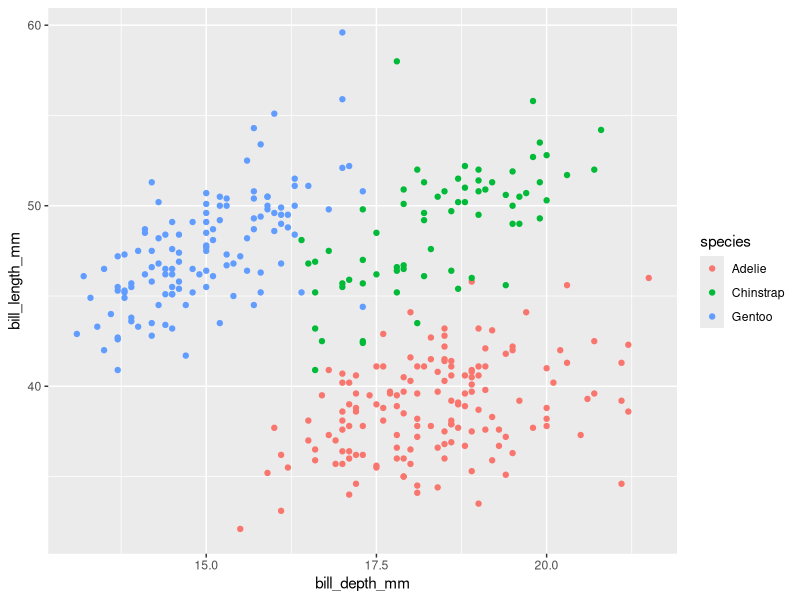
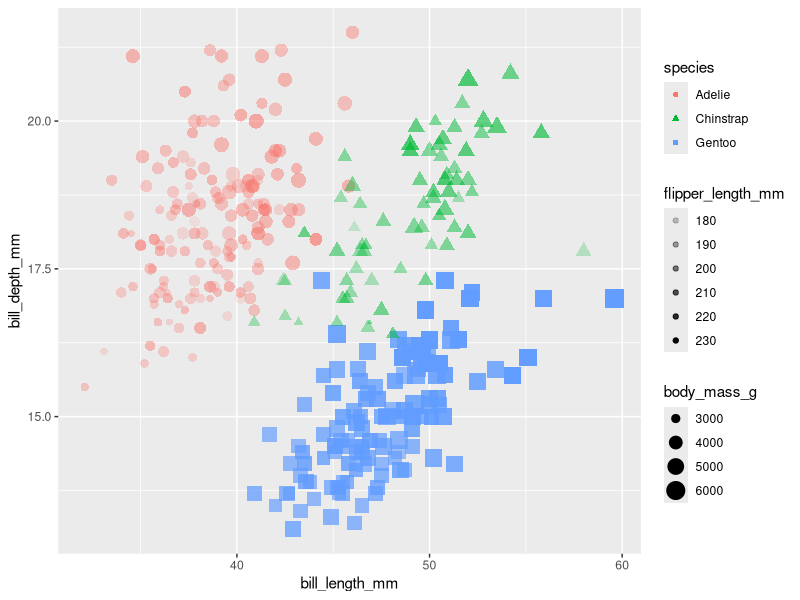
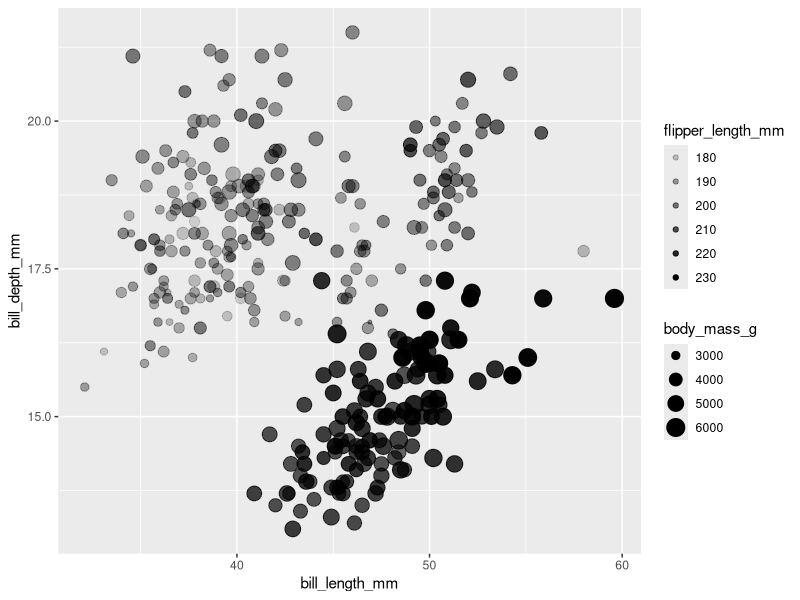
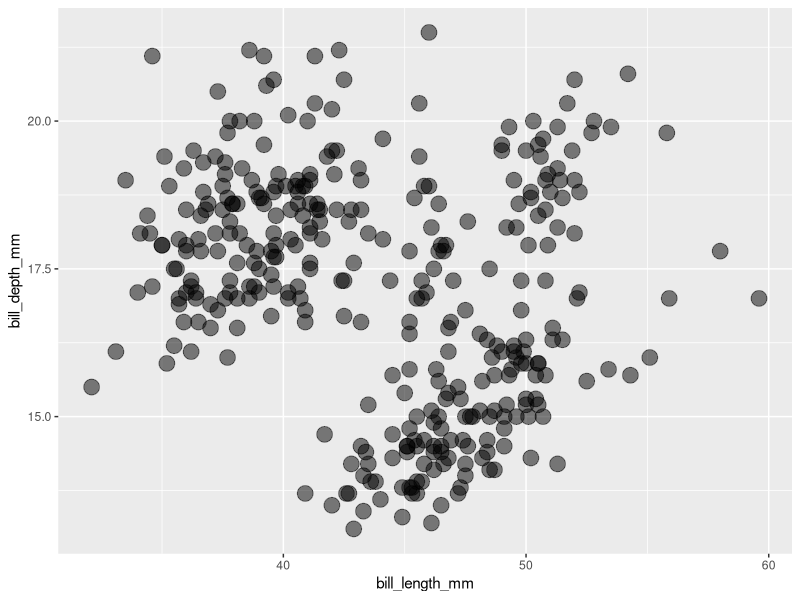
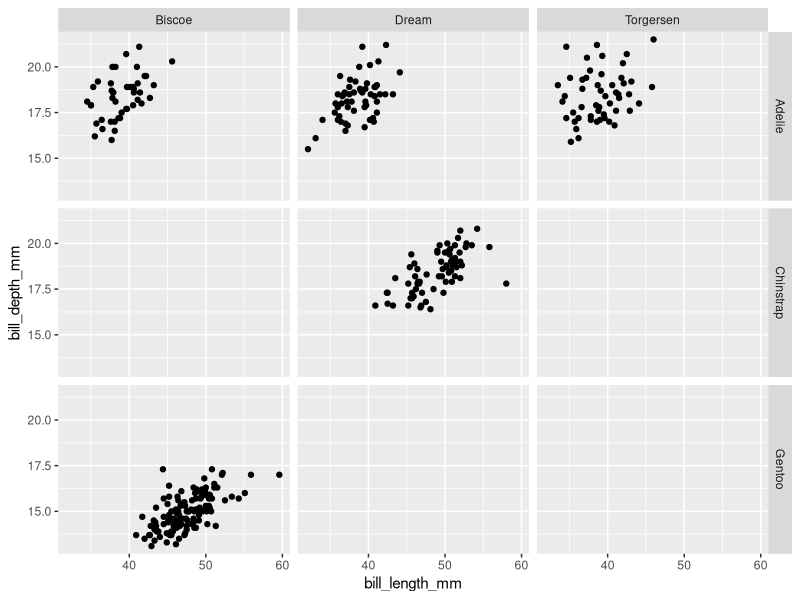
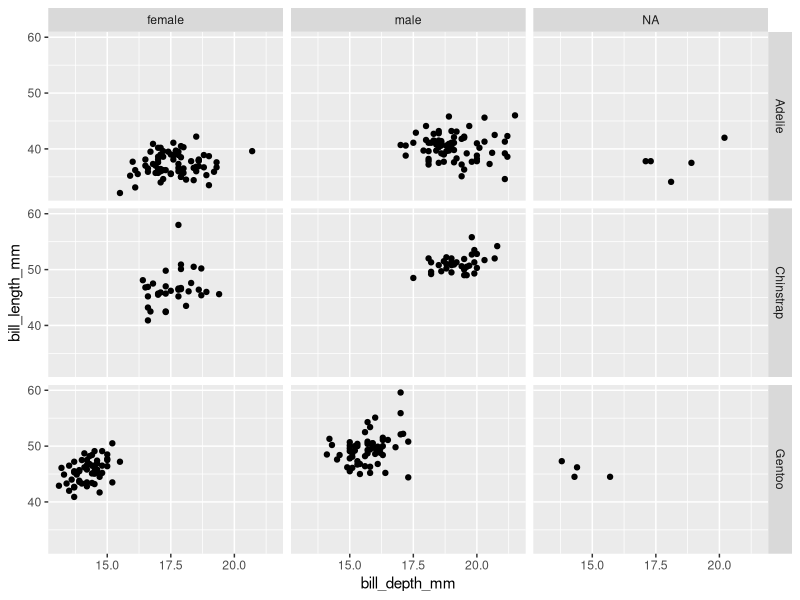
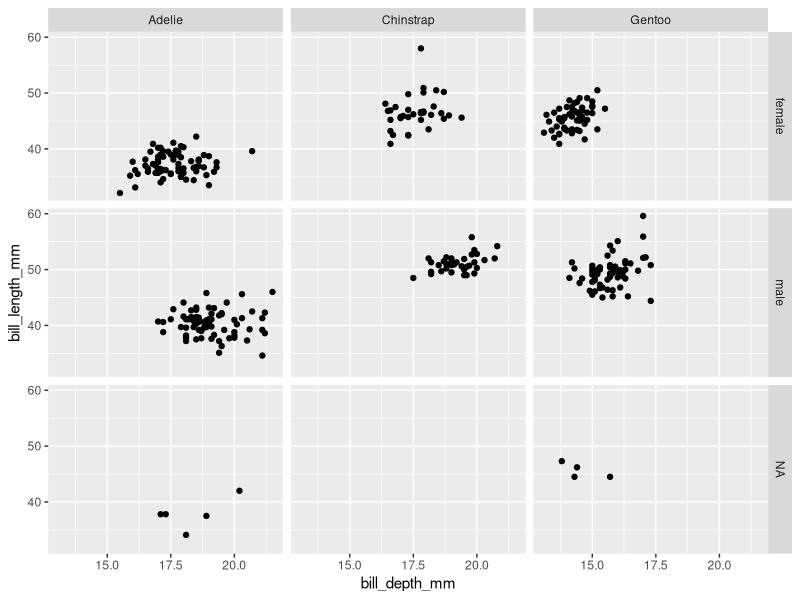
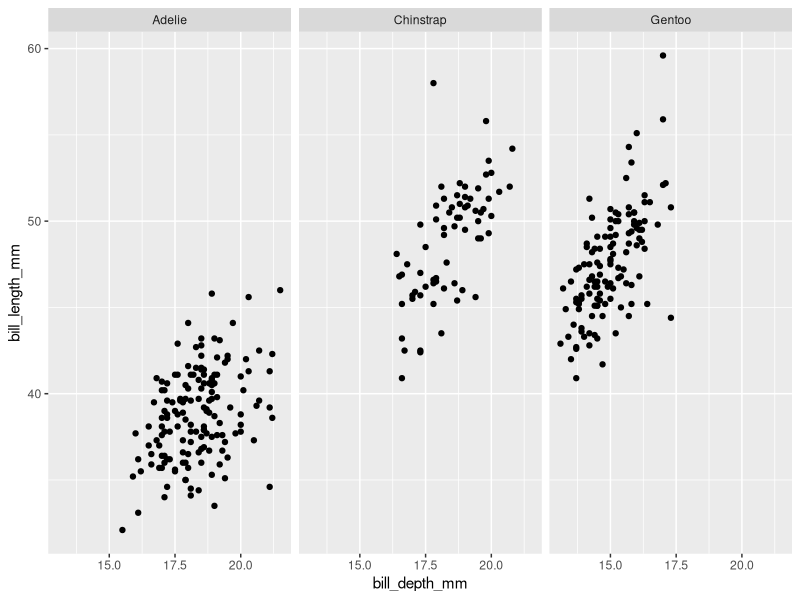

These figures' R source, in order:
## ---- chunk 1

library(tidyverse)
library(palmerpenguins)

## ---- chunk 2

glimpse(penguins)
str(penguins)
nrow(penguins)
ncol(penguins)
penguins

## ---- chunk 3

ggplot(data = penguins, 
       mapping = aes(x = bill_depth_mm,
                     y = bill_length_mm,
                     colour = species)) +
  geom_point() 

## ---- chunk 4

ggplot(penguins, 
       aes(x = bill_length_mm,
           y = bill_depth_mm,
           colour = species, 
           shape = species,
           size = body_mass_g,
           alpha = flipper_length_mm)) +
  geom_point() 
## ---- chunk 5

ggplot(penguins, 
       aes(x = bill_length_mm,
           y = bill_depth_mm,
           size = body_mass_g,
           alpha = flipper_length_mm)) +
  geom_point()

## ---- chunk 6

ggplot(penguins, 
       aes(x = bill_length_mm,
           y = bill_depth_mm)) +
  geom_point(size = 5, alpha = 0.5)

## ---- chunk 7

ggplot(penguins, 
       aes(x = bill_length_mm,
           y = bill_depth_mm)) +
  geom_point() +
  facet_grid(species ~ island)


## ---- chunk 8

ggplot(penguins, 
       aes(x = bill_depth_mm, 
           y = bill_length_mm)) + 
  geom_point() +
  facet_grid(species ~ sex)

## ---- chunk 9

ggplot(penguins, 
       aes(x = bill_depth_mm, 
           y = bill_length_mm)) + 
  geom_point() +
  facet_grid(sex ~ species)

## ---- chunk 10

ggplot(penguins, 
       aes(x = bill_depth_mm, 
           y = bill_length_mm)) + 
  geom_point() +
  facet_wrap(~ species)

## ---- chunk 11

ggplot(penguins, 
       aes(x = bill_depth_mm,
           y = bill_length_mm)) + 
  geom_point() +
  facet_grid(. ~ species)


## ---- chunk 12

ggplot(penguins, 
       aes(x = bill_depth_mm, 
           y = bill_length_mm)) + 
  geom_point() +
  facet_wrap(~ species)

## ---- chunk 13

ggplot(penguins, 
       aes(x = bill_depth_mm, 
           y = bill_length_mm)) + 
  geom_point() +
  facet_wrap(~ species, ncol = 2)

## ---- chunk 14

ggplot(penguins, 
       aes(x = bill_length_mm,
           y = bill_depth_mm,
           colour = species)) +
  geom_point() +
  scale_color_viridis_d()

## ---- chunk 15

ggplot(penguins, 
       aes(x = bill_length_mm,
           y = bill_depth_mm,
           colour = species)) +
  geom_point() +
  scale_color_brewer(type = "qualitative", palette = "Set1")

## ---- chunk 16

# Farben mit Namen

ggplot(penguins, 
       aes(x = bill_length_mm,
           y = bill_depth_mm,
           colour = species)) +
  geom_point() +
  scale_color_manual(values = c("red", "blue", "green"))

# Hex colors

ggplot(penguins, 
       aes(x = bill_length_mm,
           y = bill_depth_mm,
           colour = species)) +
  geom_point() +
  scale_color_manual(values = c('#9EB0FFFF', '#180B09FF', '#FFACACFF'))


## ---- chunk 17

ggplot(penguins, 
       aes(x = bill_length_mm,
           y = bill_depth_mm,
           colour = species)) +
  geom_point() +
  scale_color_viridis_d() +
  scale_x_continuous(breaks = seq(0, 70, 5), limits = c(0, 70)) +
  scale_y_continuous(breaks = seq(0, 30, 2.5), limits = c(0, 30))

seq(from = 0, to = 70, by = 5)

c(0, 70)


## ---- chunk 18

ggplot(penguins, 
       aes(x = island,
           fill = species)) +
  geom_bar() +
  facet_grid(sex ~ species) +
  scale_fill_brewer(type = "qual", palette = "Set2") +
  theme(legend.position =  "none")

